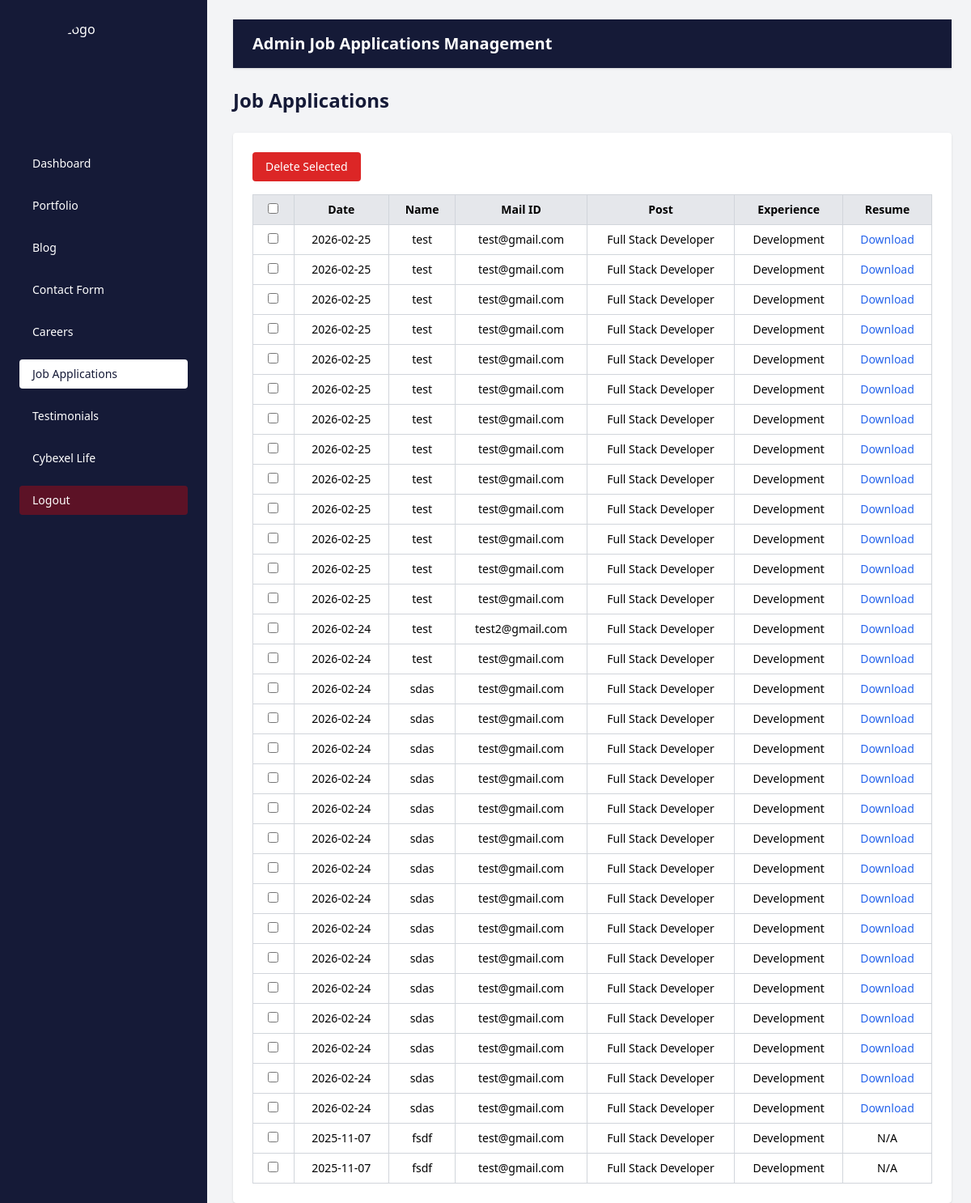
/admin_job_applications/ (signed in), run on the app's committed database.
### cybexelapp/models.py (models this page shows, shortened)
class JobApplication(models.Model):
    department = models.ForeignKey(Department, on_delete=models.SET_NULL, null=True)
    position = models.CharField(max_length=255)
    label = models.CharField(max_length=255)
    name = models.CharField(max_length=255)
    email = models.EmailField()
    cover_letter = models.TextField(blank=True)
    resume = models.FileField(upload_to='resumes/', blank=True)
    submitted_at = models.DateTimeField(auto_now_add=True)

class Department(models.Model):
    name = models.CharField(max_length=100, unique=True)

### cybexelapp/views.py (the view)
# urls.py: path('admin_job_applications/', views.admin_job_applications, name='admin_job_applications'),
@never_cache
@login_required(login_url='admin_login')
def admin_job_applications(request):
    applications = JobApplication.objects.all().order_by('-submitted_at')
    return render(request, 'admin_job_applications.html', {'applications': applications})

### cybexelapp/templates/admin_job_applications.html (shortened to what this page needs)
{% load static %}
<!DOCTYPE html>
<html lang="en">
<head>
    <script src="https://cdn.tailwindcss.com"></script>
</head>
<body class="bg-gray-100">
    <div class="flex h-screen">
           <aside class="w-64 bg-[#151a37] text-white p-6 fixed h-screen">
      <div class="flex items-center justify-center mb-8">
        <img src="{% static 'images/logo1.png' %}" alt="Logo" class="w-32 h-32 object-contain rounded-full">
      </div>
      <nav>
        <ul class="space-y-4 text-sm">
           <li>
            <a href="{% url 'admin_dashboard' %}" class="block py-2 px-4 rounded hover:bg-white hover:text-[#151a37]">
              Dashboard
            </a>
          </li>
           <li>
            <a href="{% url 'admin_portfolio' %}" class="block py-2 px-4 rounded hover:bg-white hover:text-[#151a37]">
              Portfolio
            </a>
          </li>
          <li>
            <a href="{% url 'admin_blog' %}" class="block py-2 px-4 rounded hover:bg-white hover:text-[#151a37]">
              Blog
            </a>
          </li>
          <li>
            <a href="{% url 'admin_contact' %}" class="block py-2 px-4 rounded hover:bg-white hover:text-[#151a37]">
              Contact Form
            </a>
          </li>
          <li>
            <a href="{% url 'admin_careers' %}" class="block py-2 px-4 rounded hover:bg-white hover:text-[#151a37]">
              Careers
            </a>
          </li>
          <li>
            <a href="{% url 'admin_job_applications' %}" class="block py-2 px-4 rounded bg-white text-[#151a37]">
              Job Applications
            </a>
          </li>
          <li>
            <a href="{% url 'admin_testimonials' %}" class="block py-2 px-4 rounded hover:bg-white hover:text-[#151a37]">
              Testimonials
            </a>
          </li>
          <li>
            <a href="{% url 'admin_cybexelife' %}" class="block py-2 px-4 rounded hover:bg-white hover:text-[#151a37]">
              Cybexel Life
            </a>
          </li>
          <li>
  <a href="{% url 'logout' %}" class="block py-2 px-4 rounded bg-[red]/30 text-white">
    Logout
  </a>
</li>
        </ul>
      </nav>
    </aside>
          <div class="flex-1 p-6 pl-[18rem]">
            <div class="w-full bg-[#151a37] text-white py-4 px-6 r shadow mb-6">
    <h2 class="text-xl font-semibold">Admin Job Applications Management</h2>
  </div>
  <h1 class="text-2xl font-semibold text-[#151a37] mb-6">Job Applications</h1>
 <form method="POST" action="{% url 'bulk_delete_job_applications' %}">
  <div class="bg-white p-6 rounded shadow overflow-x-auto">
    <div class="mb-4">
      <button type="submit" onclick="return confirm('Are you sure you want to delete selected applications?')"
              class="bg-red-600 hover:bg-red-700 text-white px-4 py-2 rounded text-sm">
        Delete Selected
      </button>
    </div>
    <table class="w-full border-collapse border border-gray-300 text-sm">
      <thead>
        <tr class="bg-gray-200 text-center">
          <th class="border border-gray-300 px-4 py-2">
            <input type="checkbox" id="select-all" />
          </th>
          <th class="border border-gray-300 px-4 py-2">Date</th>
          <th class="border border-gray-300 px-4 py-2">Name</th>
          <th class="border border-gray-300 px-4 py-2">Mail ID</th>
          <th class="border border-gray-300 px-4 py-2">Post</th>
          <th class="border border-gray-300 px-4 py-2">Experience</th>
          <th class="border border-gray-300 px-4 py-2">Resume</th>
        </tr>
      </thead>
      <tbody>
        {% for application in applications %}
        <tr class="text-center">
          <td class="border border-gray-300 px-4 py-2">
            <input type="checkbox" name="selected_ids" value="{{ application.id }}" />
          </td>
          <td class="border border-gray-300 px-4 py-2">{{ application.submitted_at|date:"Y-m-d" }}</td>
          <td class="border border-gray-300 px-4 py-2">{{ application.name }}</td>
          <td class="border border-gray-300 px-4 py-2">{{ application.email }}</td>
          <td class="border border-gray-300 px-4 py-2">{{ application.position }}</td>
          <td class="border border-gray-300 px-4 py-2">{{ application.department.name }}</td>
          <td class="border border-gray-300 px-4 py-2">
            {% if application.resume %}
              <a href="{{ application.resume.url }}" target="_blank" class="text-blue-600 hover:underline">Download</a>
            {% else %}
              N/A
            {% endif %}
          </td>
        </tr>
        {% empty %}
        <tr>
          <td colspan="9" class="text-center py-4">No applications yet.</td>
        </tr>
        {% endfor %}
      </tbody>
    </table>
  </div>
</form>
</div>
    </div>
</body>
</html>

### data on the page
JobApplication: submitted_at "2026-02-25", name "test", email "test@gmail.com", position "Full Stack Developer", department.name "Development"
JobApplication: submitted_at "2026-02-25", name "test", email "test@gmail.com", position "Full Stack Developer", department.name "Development"
JobApplication: submitted_at "2026-02-25", name "test", email "test@gmail.com", position "Full Stack Developer", department.name "Development"
JobApplication: submitted_at "2026-02-25", name "test", email "test@gmail.com", position "Full Stack Developer", department.name "Development"
JobApplication: submitted_at "2026-02-25", name "test", email "test@gmail.com", position "Full Stack Developer", department.name "Development"
JobApplication: submitted_at "2026-02-25", name "test", email "test@gmail.com", position "Full Stack Developer", department.name "Development"
JobApplication: submitted_at "2026-02-25", name "test", email "test@gmail.com", position "Full Stack Developer", department.name "Development"
JobApplication: submitted_at "2026-02-25", name "test", email "test@gmail.com", position "Full Stack Developer", department.name "Development"
JobApplication: submitted_at "2026-02-25", name "test", email "test@gmail.com", position "Full Stack Developer", department.name "Development"
JobApplication: submitted_at "2026-02-25", name "test", email "test@gmail.com", position "Full Stack Developer", department.name "Development"
JobApplication: submitted_at "2026-02-25", name "test", email "test@gmail.com", position "Full Stack Developer", department.name "Development"
JobApplication: submitted_at "2026-02-25", name "test", email "test@gmail.com", position "Full Stack Developer", department.name "Development"
JobApplication: submitted_at "2026-02-25", name "test", email "test@gmail.com", position "Full Stack Developer", department.name "Development"
JobApplication: submitted_at "2026-02-24", name "test", email "test2@gmail.com", position "Full Stack Developer", department.name "Development"
JobApplication: submitted_at "2026-02-24", name "test", email "test@gmail.com", position "Full Stack Developer", department.name "Development"
JobApplication: submitted_at "2026-02-24", name "sdas", email "test@gmail.com", position "Full Stack Developer", department.name "Development"
JobApplication: submitted_at "2026-02-24", name "sdas", email "test@gmail.com", position "Full Stack Developer", department.name "Development"
JobApplication: submitted_at "2026-02-24", name "sdas", email "test@gmail.com", position "Full Stack Developer", department.name "Development"
JobApplication: submitted_at "2026-02-24", name "sdas", email "test@gmail.com", position "Full Stack Developer", department.name "Development"
JobApplication: submitted_at "2026-02-24", name "sdas", email "test@gmail.com", position "Full Stack Developer", department.name "Development"
JobApplication: submitted_at "2026-02-24", name "sdas", email "test@gmail.com", position "Full Stack Developer", department.name "Development"
JobApplication: submitted_at "2026-02-24", name "sdas", email "test@gmail.com", position "Full Stack Developer", department.name "Development"
JobApplication: submitted_at "2026-02-24", name "sdas", email "test@gmail.com", position "Full Stack Developer", department.name "Development"
JobApplication: submitted_at "2026-02-24", name "sdas", email "test@gmail.com", position "Full Stack Developer", department.name "Development"
JobApplication: submitted_at "2026-02-24", name "sdas", email "test@gmail.com", position "Full Stack Developer", department.name "Development"
JobApplication: submitted_at "2026-02-24", name "sdas", email "test@gmail.com", position "Full Stack Developer", department.name "Development"
JobApplication: submitted_at "2026-02-24", name "sdas", email "test@gmail.com", position "Full Stack Developer", department.name "Development"
JobApplication: submitted_at "2026-02-24", name "sdas", email "test@gmail.com", position "Full Stack Developer", department.name "Development"
JobApplication: submitted_at "2026-02-24", name "sdas", email "test@gmail.com", position "Full Stack Developer", department.name "Development"
JobApplication: submitted_at "2026-02-24", name "sdas", email "test@gmail.com", position "Full Stack Developer", department.name "Development"
JobApplication: submitted_at "2025-11-07", name "fsdf", email "test@gmail.com", position "Full Stack Developer", department.name "Development", resume "N/A"
JobApplication: submitted_at "2025-11-07", name "fsdf", email "test@gmail.com", position "Full Stack Developer", department.name "Development", resume "N/A"
